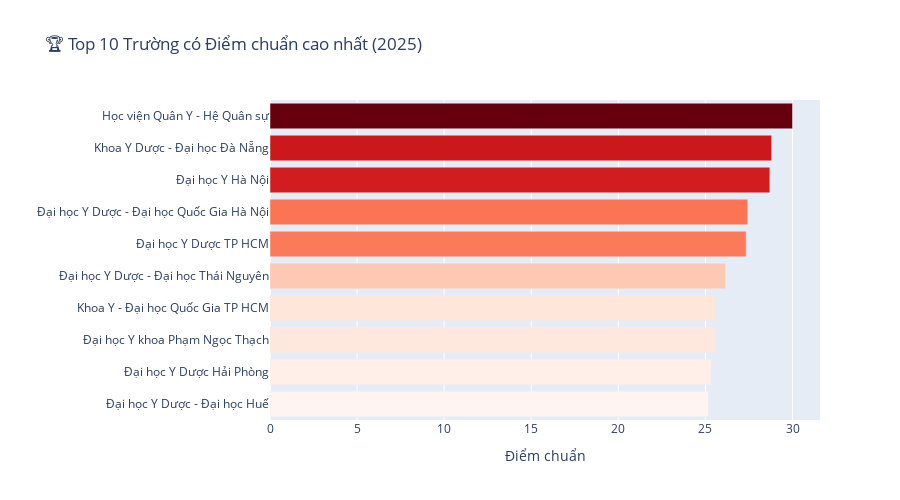

The notebook cell saved with this chart:
### Code cell
# 3.3 Top 10 trường điểm cao nhất 2025
df_2025 = df_benchmark[df_benchmark['nam'] == 2025]
top_schools = df_2025.groupby('ten_truong')['diem_chuan'].max().sort_values(ascending=True).tail(10)

fig = go.Figure(go.Bar(
    x=top_schools.values,
    y=top_schools.index,
    orientation='h',
    marker=dict(color=top_schools.values, colorscale='Reds')
))

fig.update_layout(
    title='🏆 Top 10 Trường có Điểm chuẩn cao nhất (2025)',
    xaxis_title='Điểm chuẩn',
    yaxis_title='',
    height=500
)
fig.show()

### Figure 1 — Plotly figure (JSON) as saved in the notebook; plotly's stock layout.template omitted (floating-point values rounded to 4 significant figures)
{"data": [{"marker": {"color": [25.17, 25.33, 25.55, 25.6, 26.15, 27.34, 27.43, 28.7, 28.8, 30], "colorscale": [[0, "rgb(255,245,240)"], [0.125, "rgb(254,224,210)"], [0.25, "rgb(252,187,161)"], [0.375, "rgb(252,146,114)"], [0.5, "rgb(251,106,74)"], [0.625, "rgb(239,59,44)"], [0.75, "rgb(203,24,29)"], [0.875, "rgb(165,15,21)"], [1, "rgb(103,0,13)"]]}, "orientation": "h", "type": "bar", "x": [25.17, 25.33, 25.55, 25.6, 26.15, 27.34, 27.43, 28.7, 28.8, 30], "y": ["Đại học Y Dược - Đại học Huế", "Đại học Y Dược Hải Phòng", "Đại học Y khoa Phạm Ngọc Thạch", "Khoa Y - Đại học Quốc Gia TP HCM", "Đại học Y Dược - Đại học Thái Nguyên", "Đại học Y Dược TP HCM", "Đại học Y Dược - Đại học Quốc Gia Hà Nội", "Đại học Y Hà Nội", "Khoa Y Dược - Đại học Đà Nẵng", "Học viện Quân Y - Hệ Quân sự"]}], "layout": {"height": 500, "title": {"text": "🏆 Top 10 Trường có Điểm chuẩn cao nhất (2025)"}, "xaxis": {"title": {"text": "Điểm chuẩn"}}, "yaxis": {"title": {"text": ""}}}}
